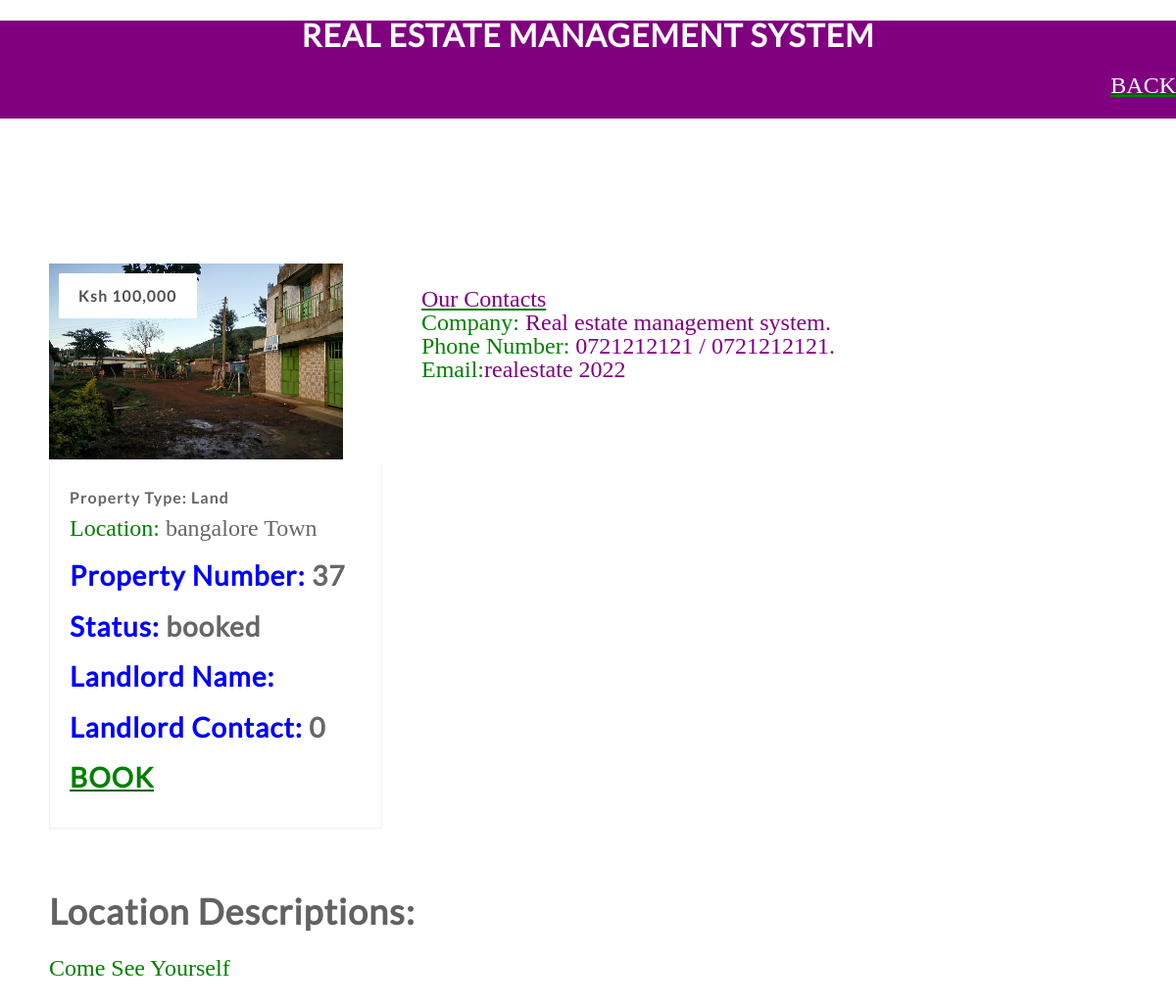
Before: /book_House.php?id=37 (signed in) with the older database file.
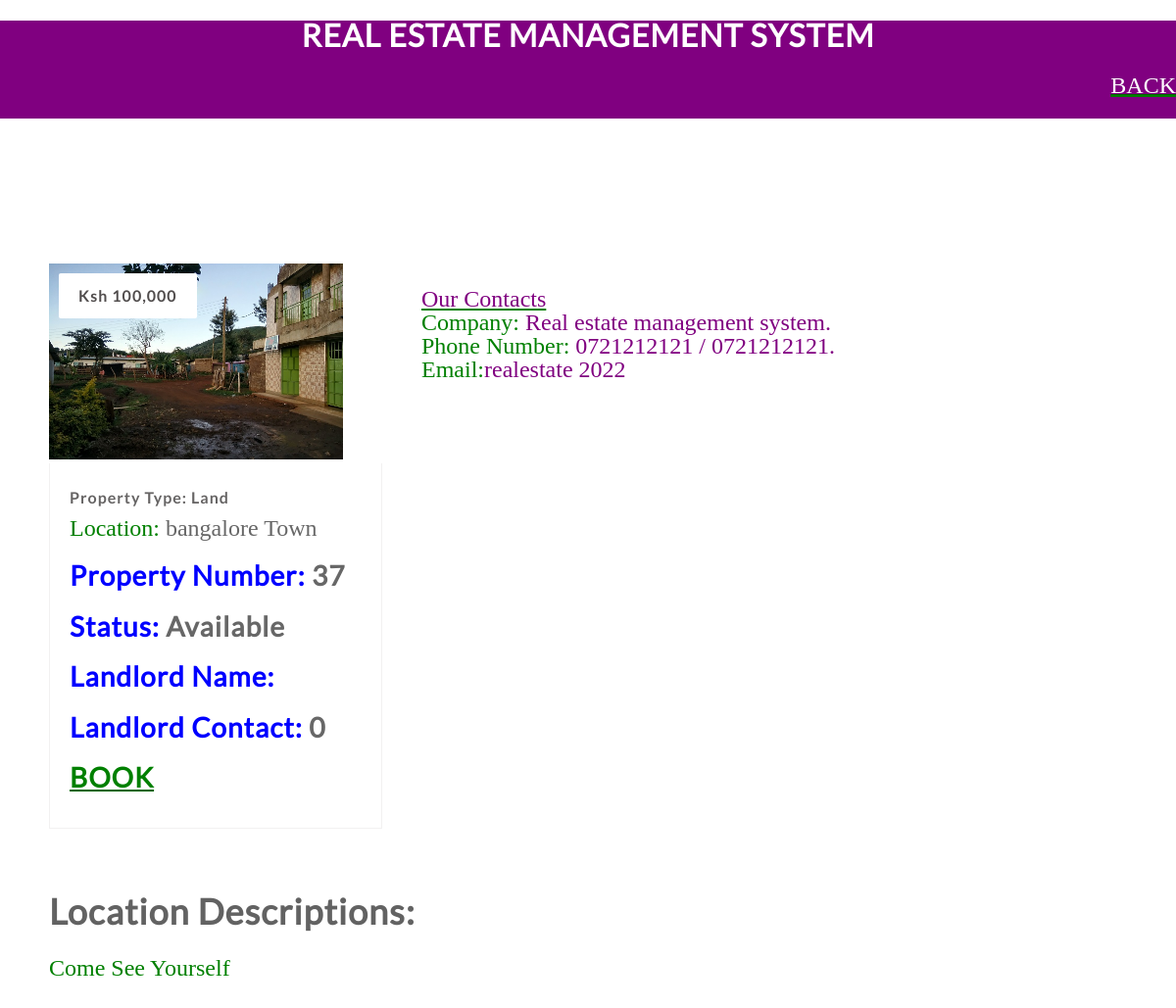
After: the same page with the newer database file.
### tables this page shows
CREATE TABLE `houses` (
  `house_id` int(11) NOT NULL,
  `house_type` varchar(255) NOT NULL,
  `image` text NOT NULL,
  `rent_cost` varchar(11) NOT NULL,
  `location` varchar(30) NOT NULL,
  `location_description` text NOT NULL,
  `max_capacity` varchar(100) NOT NULL,
  `name` varchar(100) NOT NULL,
  `contact` int(20) NOT NULL,
  `status` varchar(255) NOT NULL
);

### book_house.php (the view, shortened to what this page needs)
<!DOCTYPE html>
<html lang="en">
<head>
	<link rel="stylesheet" type="text/css" href="css/reset.css">
	<link rel="stylesheet" type="text/css" href="css/responsive.css">
</head>
<body>
	<div>
		<?php
			include 'headerbook.php';
		?>
	</div>
			<br>
			<br>
	<section class="listings">
		<div class="wrapper">
			<ul class="properties_list">
			<?php
						include 'includes/config.php';
						$sel = "SELECT * FROM houses WHERE house_id = '$_GET[id]'";
						$rs = $conn->query($sel);
						$rws = $rs->fetch_assoc();
			?>
				<li>
					<a href="">
						<img class="thumb" src="house_images/<?php echo $rws['image'];?>" width="300" height="200">
					</a>
					<span class="price"><?php echo ''.$rws['rent_cost'];?></span>
					<div class="property_details">
						<h1>
							<a href="book_house.php?id=<?php echo $rws['house_id'] ?>"><?php echo 'Property Type: '.$rws['house_type'];?></a>
						</h1
						<h2>Location: <span class="property_size"><?php echo $rws['location'];?></span></h2>
						<h3><font color="blue">Property Number: </font><span class="property_size"><?php echo $rws['house_id'];?></span></h3>
						<h3><font color="blue">Status: </font><span class="property_size"><?php echo $rws['status'];?></span></h3>
						<h3><font color="blue">Landlord Name: </font><span class="property_size"><?php echo $rws['name'];?></span></h3>
						<h3><font color="blue">Landlord Contact: </font><span class="property_size"><?php echo $rws['contact'];?></span></h3>
						<h3><a href="bookreq.php?id=<?php echo $rws['house_id']?>"><font color="green">BOOK</font></a></h3>
					</div>
				</li>
<br>
<div id= "contacts">
	<p><u><font color="purple">Our Contacts</font></u></p>
  <p><font size="5px;">Company: </font><font color="purple"><font size="5px;">Real estate management system.</font></font></p>
  <p><font size="5px;">Phone Number: </font><font color="purple"><font size="5px;">0721212121 / 0721212121.</font></font></p>
  <p><font size="5px;">Email:</font><font color="purple"><font size="5px;">realestate 2022</font></font></p>
  <br>
  <br>
	</div>
			</ul>
			<h2>Location Descriptions: <span class="property_size"> </span></h2>
<?php echo $rws['location_description'];?>
		</div>
	</section>
</body>
</html>

Changed rows visible on the page:
changed houses "bangalore Town": status "booked" → "Available"
